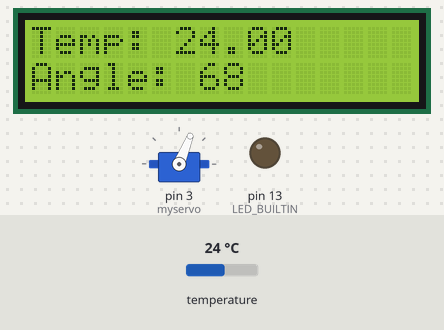
Bench run of a sketch on a simulated Arduino Uno, built with avr-gcc and run on an emulated ATmega328P. Parts: 16×2 character LCD, servo, output pins drawn as LEDs (lit = HIGH). The test bench sets the inputs (shaded band); at power-on: temperature 24 °C. What the sketch prints to the serial monitor is not drawn.

Above: at 2.0 s.
2.1 s: temperature set to 23.4 °C
At 8.1 s:
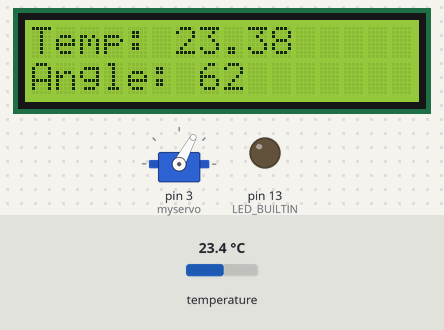
9.3 s: temperature set to 22.4 °C
At 15.3 s:
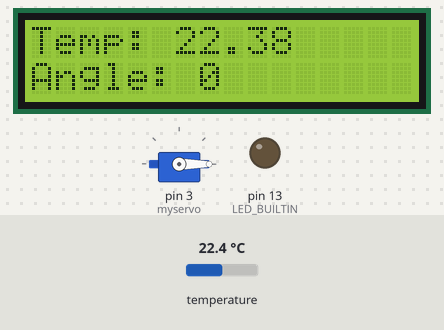
20.2 s: temperature set to 28 °C
At 21.3 s:
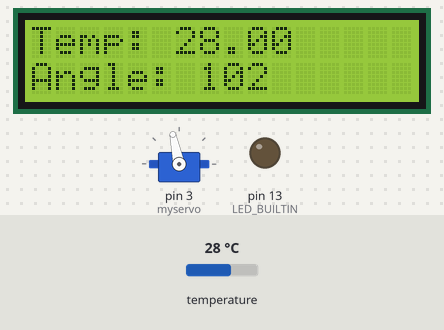
28.3 s: temperature set to 33 °C
At 34.5 s:
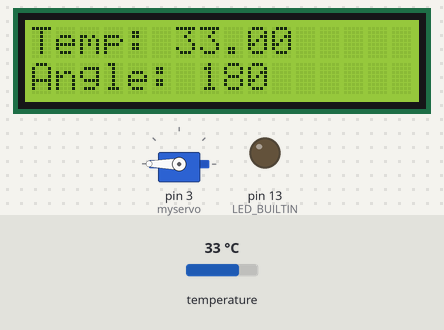
Timing chart, 0 to 40.2 s (numbered marks = the images above; inputs shaded):
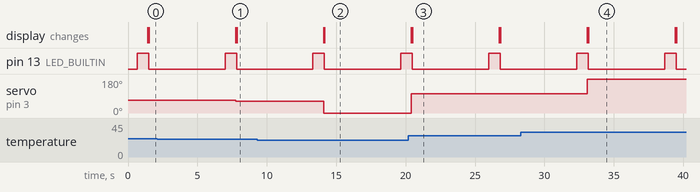

Measured:
- the behaviour switches between 23 and 22.9 °C on temperature (found by bisection; images 1 and 2)
- after the input at 2.1 s, servo on pin 3 (myservo): 68° → 62° after 5.7 s; the display: first differs from a run without the input after 5.7 s (image 1)
- after the input at 9.3 s, servo on pin 3 (myservo): 62° → 0° after 4.8 s; the display: first differs from a run without the input after 4.9 s (image 2)
- after the input at 20.2 s, servo on pin 3 (myservo): 0° → 102° after 0.22 s; the display: first differs from a run without the input after 0.29 s (image 3)
- after the input at 28.3 s, servo on pin 3 (myservo): 102° → 180° after 4.8 s; the display: first differs from a run without the input after 4.9 s (image 4)
- by itself, pin 13 (LED_BUILTIN): alternates HIGH for 0.83 s and LOW for 5.5 s
- what the display in image 3 shows lasts 6.3 s, from 20.5 s to 26.8 s

The sketch:

TemperatureToServo.ino
```cpp
#include <Servo.h>
#include <LiquidCrystal.h>
#include <OneWire.h>
#include <DallasTemperature.h>

#define ONE_WIRE_BUS 2
#define SERIAL_SPEED 9600

bool runServo = true;
int angleBelowMin = 0;
int angleMin = 60;
int angleMax = 120;
int angleAboveMax = 180;
int tempMin = 23;
int tempMax = 30;
float tempCurrent = 0;
int servoAngle = angleBelowMin;
int oneLoopLastDelaySeconds = 5;

Servo myservo;
LiquidCrystal lcd(7, 8, 9, 10, 11, 12);
OneWire oneWire(ONE_WIRE_BUS);
DallasTemperature sensors(&oneWire);

void setup()
{
  // Setup serial output
  Serial.begin(SERIAL_SPEED);

  // Onboard LED
  pinMode(LED_BUILTIN, OUTPUT);

  // DS18B20
  sensors.begin();

  // set up the LCD's number of columns and rows:
  lcd.begin(16, 2);

  // Prep servo angle
  tempCurrent = sensors.getTempCByIndex(0);
  adjustServoToTemperature(tempCurrent);

  // Attach servo
  myservo.attach(3);

  // Print a message to the LCD.
  write("Hi", "there!");
}

void loop()
{
  Serial.println();
  delay(500);
  digitalWrite(LED_BUILTIN, HIGH);
  sensors.requestTemperatures();
  tempCurrent = sensors.getTempCByIndex(0);
  adjustServoToTemperature(tempCurrent);
  write("Temp: " + String(tempCurrent), "Angle: " + String(servoAngle));
  digitalWrite(LED_BUILTIN, LOW);
  delay(oneLoopLastDelaySeconds * 1000);
}

void adjustServoToTemperature(float tempC)
{
  if (!runServo)
    return;

  if (tempC < tempMin)
    servoAngle = angleBelowMin;
  else if (tempC > tempMax)
    servoAngle = angleAboveMax;
  else
    servoAngle = map(tempC * 10, tempMin * 10, tempMax * 10, angleMin * 10, angleMax * 10) / 10;

  myservo.write(servoAngle);
}

void write(String line1, String line2)
{
  Serial.println("Line1: " + line1);
  Serial.println("Line2: " + line2);

  lcd.clear();
  lcd.begin(16, 2);
  lcd.setCursor(0, 0);
  lcd.print(line1);

  lcd.setCursor(0, 1);
  lcd.print(line2);
}

void StreamVariables()
{
  Serial.println("tempCurrent: " + String(tempCurrent));
  Serial.println("tempMin: " + String(tempMin));
  Serial.println("tempMax: " + String(tempMax));
  Serial.println("angleMin: " + String(angleMin));
  Serial.println("angleMax: " + String(angleMax));
}
```
